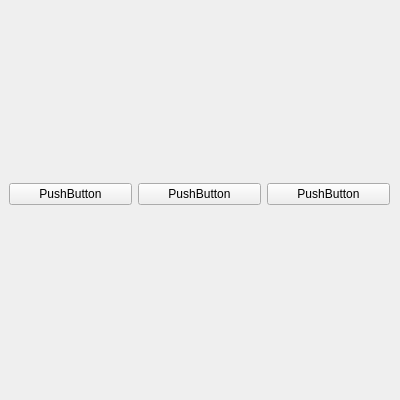
<?xml version="1.0" encoding="UTF-8"?>
<ui version="4.0">
 <class>Form</class>
 <widget class="QWidget" name="Form">
  <property name="geometry">
   <rect>
    <x>0</x>
    <y>0</y>
    <width>400</width>
    <height>400</height>
   </rect>
  </property>
  <property name="minimumSize">
   <size>
    <width>400</width>
    <height>400</height>
   </size>
  </property>
  <property name="maximumSize">
   <size>
    <width>400</width>
    <height>400</height>
   </size>
  </property>
  <property name="windowTitle">
   <string>Form</string>
  </property>
  <widget class="QWidget" name="horizontalLayoutWidget">
   <property name="geometry">
    <rect>
     <x>9</x>
     <y>9</y>
     <width>381</width>
     <height>371</height>
    </rect>
   </property>
   <layout class="QHBoxLayout" name="horizontalLayout">
    <item>
     <widget class="QPushButton" name="pushButton_3">
      <property name="text">
       <string>PushButton</string>
      </property>
     </widget>
    </item>
    <item>
     <widget class="QPushButton" name="pushButton_2">
      <property name="text">
       <string>PushButton</string>
      </property>
     </widget>
    </item>
    <item>
     <widget class="QPushButton" name="pushButton">
      <property name="text">
       <string>PushButton</string>
      </property>
     </widget>
    </item>
   </layout>
  </widget>
 </widget>
 <resources/>
 <connections/>
</ui>
